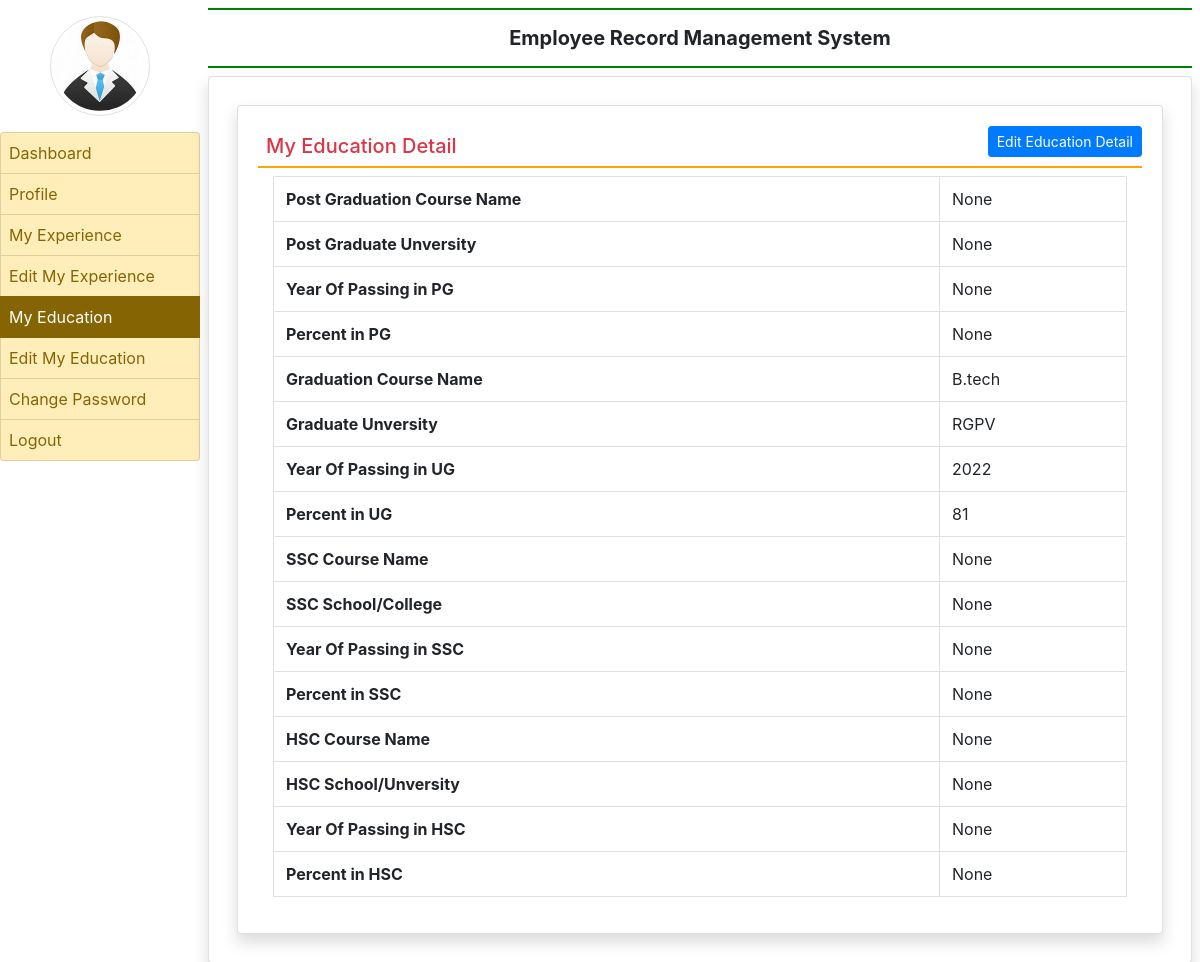
The app's page /my_education/ (signed in) with its own data.
### employee/models.py (models this page shows, shortened)
class EmployeeEducation(models.Model):
    user = models.ForeignKey(User, on_delete=models.CASCADE)
    coursepg = models.CharField(max_length=100,null=True)
    schoolclgpg = models.CharField(max_length=100,null=True)
    yearofpassingpg = models.CharField(max_length=50,null=True)
    percentagepg = models.CharField(max_length=30,null=True)
    coursegra = models.CharField(max_length=100, null=True)
    schoolclggra = models.CharField(max_length=100, null=True)
    yearofpassinggra = models.CharField(max_length=50, null=True)
    percentagegra = models.CharField(max_length=30, null=True)
    coursessc = models.CharField(max_length=100, null=True)
    schoolclgssc = models.CharField(max_length=100, null=True)
    yearofpassingssc= models.CharField(max_length=50, null=True)
    percentagessc = models.CharField(max_length=30, null=True)
    coursepghsc = models.CharField(max_length=100, null=True)
    schoolclghsc = models.CharField(max_length=100, null=True)
    yearofpassinghsc = models.CharField(max_length=50, null=True)
    percentagehsc = models.CharField(max_length=30, null=True)

### employee/views.py (the view)
# urls.py: path('my_education/', my_education, name='my_education'),
def my_education(request):
    if not request.user.is_authenticated:
        return redirect('emp_login')
    error = ""
    user = request.user
    education = EmployeeEducation.objects.get(user=user)
    return render(request, 'my_education.html',locals())

### employee/templates/my_education.html
{% extends 'emp_base.html' %}
{% block main %}
<div class="card shadow m-2">
    <div class="card-body">
        <a href="{% url 'edit_myeducation' %}" class="btn btn-primary float-right btn-sm">Edit Education Detail</a>
        <h5 class="p-2 text-danger" style="border-bottom: 2px solid orange">My Education Detail</h5>
        <div class="container-fluid">
            <table class="table table-bordered">
                <tr>
                    <th>Post Graduation Course Name</th>
                    <td>{{education.coursepg}}</td>
                </tr>
                <tr>
                    <th>Post Graduate Unversity</th>
                    <td>{{education.schoolclgpg}}</td>
                </tr>
                <tr>
                    <th>Year Of Passing in PG</th>
                    <td>{{education.yearofpassingpg}}</td>
                </tr>
                 <tr>
                    <th>Percent in PG</th>
                    <td>{{education.percentagepg}}</td>
                </tr>
                <tr>
                    <th> Graduation Course Name</th>
                    <td>{{education.coursegra}}</td>
                </tr>
                <tr>
                    <th> Graduate Unversity</th>
                    <td>{{education.schoolclggra}}</td>
                </tr>
                <tr>
                    <th>Year Of Passing in UG</th>
                    <td>{{education.yearofpassinggra}}</td>
                </tr>
                 <tr>
                    <th>Percent in UG</th>
                    <td>{{education.percentagegra}}</td>
                </tr>
                <tr>
                    <th>SSC Course Name</th>
                    <td>{{education.coursessc}}</td>
                </tr>
                <tr>
                    <th>SSC School/College</th>
                    <td>{{education.schoolclgssc}}</td>
                </tr>
                <tr>
                    <th>Year Of Passing in SSC</th>
                    <td>{{education.yearofpassingssc}}</td>
                </tr>
                 <tr>
                    <th>Percent in SSC</th>
                    <td>{{education.percentagessc}}</td>
                </tr>
                <tr>
                    <th>HSC Course Name</th>
                    <td>{{education.coursepghsc}}</td>
                </tr>
                <tr>
                    <th>HSC School/Unversity</th>
                    <td>{{education.schoolclghsc}}</td>
                </tr>
                <tr>
                    <th>Year Of Passing in HSC</th>
                    <td>{{education.yearofpassinghsc}}</td>
                </tr>
                 <tr>
                    <th>Percent in HSC</th>
                    <td>{{education.percentagehsc}}</td>
                </tr>
            </table>
        </div>
    </div>
</div>
{% endblock  %}

### records on screen
EmployeeEducation: coursepg "None", schoolclgpg "None", yearofpassingpg "None", percentagepg "None", coursegra "B.tech", schoolclggra "RGPV", yearofpassinggra "2022", percentagegra "81", coursessc "None", schoolclgssc "None", yearofpassingssc "None", percentagessc "None", coursepghsc "None", schoolclghsc "None", yearofpassinghsc "None", percentagehsc "None"
